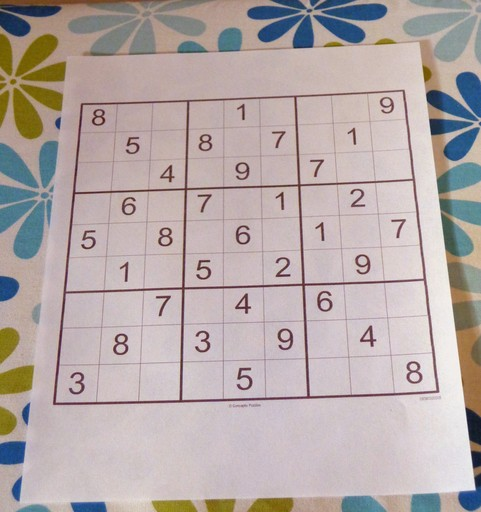
#> input picture PoC/img/sudoku-481x512.jpeg, 481 x 512 px
$ python -i GridGameScanner.py   (imports and definitions only)
#> lines starting #> are read from the running program, lines starting #| are printed output that depends on the picture; after the words box and inside, x2 and y2 are one past the last pixel; in counts of white or black regions, pixels touching at a corner belong together
import logging
import math
import sys

import cv2
import numpy as np

log = logging.getLogger(__name__)


class GridGameScanner:

    @staticmethod
    def detect_lines(image, threshold1=20, threshold2=100):
        dst = cv2.Canny(image, threshold1, threshold2, None, 3)
        lines = cv2.HoughLines(dst, 1, np.pi / 180, 150, None, 0, 0)
        return lines

    @staticmethod
    def add_border_to_image(image, border_size, color=None):
        if color is None:
            color = [255, 255, 255]

        bordersize = border_size
        image = cv2.copyMakeBorder(
            image,
            top=bordersize,
            bottom=bordersize,
            left=bordersize,
            right=bordersize,
            borderType=cv2.BORDER_CONSTANT,
            value=color
        )
        return image

    @staticmethod
    def find_biggest_contour(image, threshold1=20, threshold2=100):
        dst = cv2.Canny(image, threshold1, threshold2, None, 3)
        contours, hierarchy = cv2.findContours(dst, cv2.RETR_EXTERNAL, cv2.CHAIN_APPROX_NONE)
        sorted_contours = sorted(contours, key=cv2.contourArea, reverse=True)
        return sorted_contours[0]  # largest item

    @staticmethod
    def get_corners_of_contour(contour):
        # Find smallest rectangle which includes the contour
        rect = cv2.minAreaRect(contour)
        box = np.int0(cv2.boxPoints(rect))

        # Find corners using the euclidean distance
        corners = []
        for reference_point in box:
            corner = []
            corner_distance = sys.maxsize
            for point in contour:
                distance = np.linalg.norm(reference_point - point[0])
                if distance < corner_distance:
                    corner = point
                    corner_distance = distance
            corners.append(corner)
        corners = np.array(corners)
        corners = GridGameScanner.sort_corners(corners)
        return corners

    @staticmethod
    def sort_corners(pts):
        """
        Sorts corners in order top left, top right, bottom left, bottom right
        """
        x_sorted = pts[np.argsort(pts[:, 0, 0]), :]
        leftMost = x_sorted[:2, :]
        rightMost = x_sorted[2:, :]
        tl, bl = leftMost[np.argsort(leftMost[:, 0, 1]), :]
        tr, br = rightMost[np.argsort(rightMost[:, 0, 1]), :]

        return np.stack([tl, tr, bl, br])

    @staticmethod
    def perspective_transform(img, to_pts, from_pts=None):
        width = len(img[0])
        height = len(img)

        if from_pts is None:
            from_pts = np.array([[0, 0], [width, 0], [0, height], [width, height]], np.float32)

        matrix = cv2.getPerspectiveTransform(to_pts, from_pts)
        warped = cv2.warpPerspective(img, matrix, (width, height))
        return warped

    @staticmethod
    def merge_lines(lines, rho_threshold=10, theta_threshold=0.2):
        new_lines = []
        lines = lines.tolist()
        while len(lines) > 0:
            rho = lines[0][0][0]
            theta = lines[0][0][1]

            tmp_lines = [lines[0]]
            for j in range(1, len(lines)):
                rho_j = lines[j][0][0]
                theta_j = lines[j][0][1]
                if rho + rho_threshold > rho_j > rho - rho_threshold \
                        and theta + theta_threshold > theta_j > theta - theta_threshold:
                    tmp_lines.append(lines[j])

            avg_rho = sum([line[0][0] for line in tmp_lines]) / len(tmp_lines)
            avg_theta = sum([line[0][1] for line in tmp_lines]) / len(tmp_lines)
            new_lines.append([[avg_rho, avg_theta]])

            for line in tmp_lines:
                lines.remove(line)
        return np.array(new_lines)

    @staticmethod
    def get_row_and_col_indexes(lines):
        rows = []
        cols = []
        threshold1 = math.radians(45)
        threshold2 = math.radians(135)
        threshold3 = math.radians(225)
        threshold4 = math.radians(315)
        for line in lines:
            if line[0][1] > threshold4:
                cols.append(line[0][0])
            elif line[0][1] > threshold3:
                rows.append(-line)
            elif line[0][1] > threshold2:
                cols.append(-line[0][0])
            elif line[0][1] > threshold1:
                rows.append(line[0][0])
            else:
                cols.append(line[0][0])

        # Combine to one np.array
        cols = np.stack(cols, axis=0)
        rows = np.stack(rows, axis=0)

        # Sort ascending
        cols = np.sort(cols)
        rows = np.sort(rows)

        return rows, cols

    @staticmethod
    def split_image_into_tiles(lines, min_tile_size=20, padding=3):
        rows, cols = GridGameScanner.get_row_and_col_indexes(lines)
        tiles = []
        last_row = int(rows[0])
        for i in range(1, len(rows)):
            start_row, end_row = last_row, int(rows[i])
            if end_row - start_row < min_tile_size:  # Skip if too small
                continue

            last_col = int(cols[0])
            for j in range(1, len(cols)):
                start_col, end_col = last_col, int(cols[j])
                if end_col - start_col < min_tile_size:
                    continue

                tile = {
                    'row_start': start_row + padding,
                    'row_end': end_row - padding,
                    'col_start': start_col + padding,
                    'col_end': end_col - padding
                }
                tiles.append(tile)
                last_col = int(cols[j])
            last_row = int(rows[i])
        return tiles

    def scan(self, image):
        log.debug('Looking for the largest contour')
        image = self.add_border_to_image(image, 10)
        largest_item = self.find_biggest_contour(image)

        log.debug('Searching corners of contour')
        corners = self.get_corners_of_contour(largest_item)

        log.debug('Perform perspective transformation')
        warped = self.perspective_transform(image, corners.astype(np.float32))

        log.debug('Search for lines')
        lines = self.detect_lines(warped)
        lines = self.merge_lines(lines, rho_threshold=20, theta_threshold=0.5)
        log.info(f'{len(lines)} lines detected')

        log.debug('Split image into tiles')
        padding = len(warped) // 100
        tiles = self.split_image_into_tiles(lines, padding=padding)

        return warped, tiles

>>> import cv2
>>> picture = cv2.imread('../../PoC/img/sudoku-481x512.jpeg')
#> picture is the input picture: shape (512, 481, 3); mean B, G, R 168.2, 169.5, 181.2
>>> result = GridGameScanner().scan(picture)
#> in add_border_to_image, `image = cv2.copyMakeBorder( image, top=bordersize, bottom=bordersize, ..`:
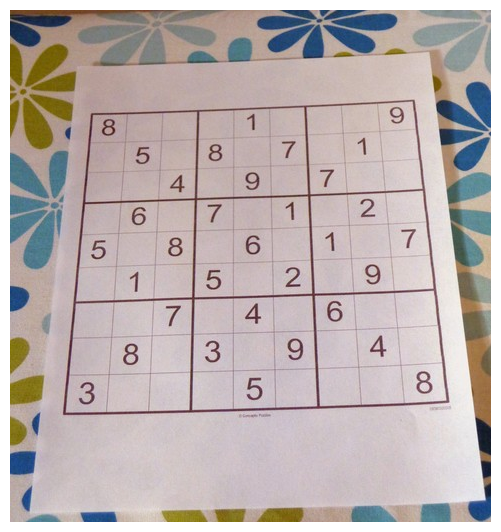
#> image: shape (532, 501, 3); mean of channels 0, 1, 2 174.8, 176, 186.8; drawn as B, G, R
#> in find_biggest_contour, `dst = cv2.Canny(image, threshold1, threshold2, None, 3)`:
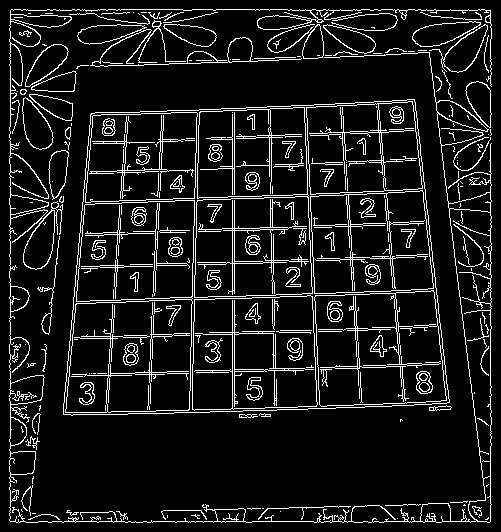
#> dst: shape (532, 501); 9.9% white in thin lines or dots
#> in find_biggest_contour, `contours, hierarchy = cv2.findContours(dst, cv2.RETR_EXTERNAL, cv2.CHA..`: contours = 103 contours, 80 with area under 20; largest, box (x1, y1, x2, y2) and area: (63, 99, 450, 416) 107608, (9, 9, 492, 523) 13344, (77, 24, 302, 67) 1656, (23, 201, 63, 270) 1224, (429, 24, 488, 73) 1076
#> in find_biggest_contour, `sorted_contours = sorted(contours, key=cv2.contourArea, reverse=True)`: sorted_contours has the same summary as contours
#> in scan, `largest_item = self.find_biggest_contour(image)`: largest_item = contour of 1313 points, box (x1, y1, x2, y2) (63, 99, 450, 416), area 107608
#> in get_corners_of_contour, `rect = cv2.minAreaRect(contour)`: rect = ((249.8, 258.7), (386.3, 306.1), -2.39)
#> in get_corners_of_contour, `box = np.int0(cv2.boxPoints(rect))`: box = [[63, 419], [50, 113], [436, 97], [449, 403]]
#> the loop in get_corners_of_contour, `for reference_point in box:` made 4 passes
#> after the loop in get_corners_of_contour, `for reference_point in box:`: corners = [[[63, 414]], [[90, 114]], [[415, 102]], [[449, 402]]]
#> in get_corners_of_contour, `corners = np.array(corners)`: corners = [[63, 414], [90, 114], [415, 102], [449, 402]]
#> in sort_corners, `leftMost = x_sorted[:2, :]`: leftMost = [[63, 414], [90, 114]]
#> in sort_corners, `rightMost = x_sorted[2:, :]`: rightMost = [[415, 102], [449, 402]]
#> in sort_corners, `tl, bl = leftMost[np.argsort(leftMost[:, 0, 1]), :]`: tl = [[90, 114]]; bl = [[63, 414]]
#> in sort_corners, `tr, br = rightMost[np.argsort(rightMost[:, 0, 1]), :]`: tr = [[415, 102]]; br = [[449, 402]]
#> in get_corners_of_contour, `corners = GridGameScanner.sort_corners(corners)`: corners = [[90, 114], [415, 102], [63, 414], [449, 402]]
#> in perspective_transform, `width = len(img[0])`: width = 501
#> in perspective_transform, `height = len(img)`: height = 532
#> in perspective_transform, `from_pts = np.array([[0, 0], [width, 0], [0, height], [width, height]]..`: from_pts = [[0, 0], [501, 0], [0, 532], [501, 532]]
#> in perspective_transform, `matrix = cv2.getPerspectiveTransform(to_pts, from_pts)`: matrix = [[1.68, 0.151, -168.8], [0.0843, 2.28, -267.9], [4.61e-05, 0.000678, 1]]
#> in perspective_transform, `warped = cv2.warpPerspective(img, matrix, (width, height))`:
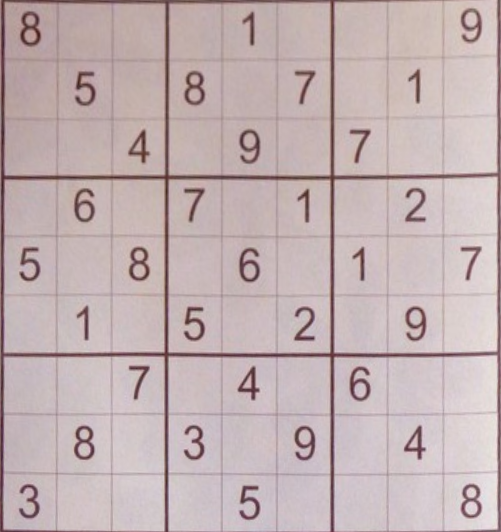
#> warped: shape (532, 501, 3); mean of channels 0, 1, 2 178.3, 177.1, 194.1; drawn as B, G, R
#> in detect_lines, `dst = cv2.Canny(image, threshold1, threshold2, None, 3)`:
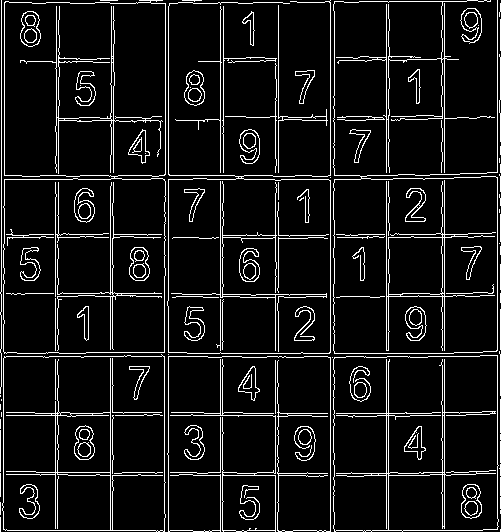
#> dst: shape (532, 501); 8.7% white in thin lines or dots
#> in detect_lines, `lines = cv2.HoughLines(dst, 1, np.pi / 180, 150, None, 0, 0)`: lines = 45 rows, first 8: [330, 0], [444, 0], [497, 0], [386, 0], [168, 0], [220, 0], [388, 0], [500, 0]
#> in merge_lines, `lines = lines.tolist()`: lines = 45 items
#> the loop in merge_lines, `while len(lines) > 0:` made 19 passes
#> (rho, theta, avg_rho, avg_theta) on passes 1 to 12: (330, 0, 332, 0), (444, 0, 443, 0), (497, 0, 498.5, 0), (386, 0, 387, 0), (168, 0, 166, 0), (220, 0, 221, 0), (530, 1.57, 530, 1.57), (275, 0, 276.5, 0), (1, 0, 4, 0.00582), (110, 0, 112.3, 0.00582), (55, 0, 58.33, 0.00582), (415, 1.57, 416, 1.56)
#> after the loop in merge_lines, `while len(lines) > 0:`: lines = []; new_lines = 19 items
#> in scan, `lines = self.merge_lines(lines, rho_threshold=20, theta_threshold=0.5)`: lines = 19 rows, first 8: [332, 0], [443, 0], [498.5, 0], [387, 0], [166, 0], [221, 0], [530, 1.57], [276.5, 0]
#> in scan, `padding = len(warped) // 100`: padding = 5
#> the loop in get_row_and_col_indexes, `for line in lines:` made 19 passes
#> line on passes 1 to 12: [[332, 0]], [[443, 0]], [[498.5, 0]], [[387, 0]], [[166, 0]], [[221, 0]], [[530, 1.57]], [[276.5, 0]], [[4, 0.00582]], [[112.3, 0.00582]], [[58.33, 0.00582]], [[416, 1.56]]
#> after the loop in get_row_and_col_indexes, `for line in lines:`: cols = [332, 443, 498.5, 387, 166, 221, 276.5, 4, 112.3, 58.33]; rows = [530, 416, 354.5, 178.3, 474.2, 235.5, 293, 2, 119.7]
#> in get_row_and_col_indexes, `cols = np.sort(cols)`: cols = [4, 58.33, 112.3, 166, 221, 276.5, 332, 387, 443, 498.5]
#> in get_row_and_col_indexes, `rows = np.sort(rows)`: rows = [2, 119.7, 178.3, 235.5, 293, 354.5, 416, 474.2, 530]
#> in split_image_into_tiles, `last_row = int(rows[0])`: last_row = 2
#> the loop in split_image_into_tiles, `for i in range(1, len(rows)):` made 8 passes
#> (start_row, end_row, last_row) on passes 1 to 8: (2, 119, 119), (119, 178, 178), (178, 235, 235), (235, 293, 293), (293, 354, 354), (354, 416, 416), (416, 474, 474), (474, 530, 530)
#> after the loop in split_image_into_tiles, `for i in range(1, len(rows)):`: tiles = 72 items
